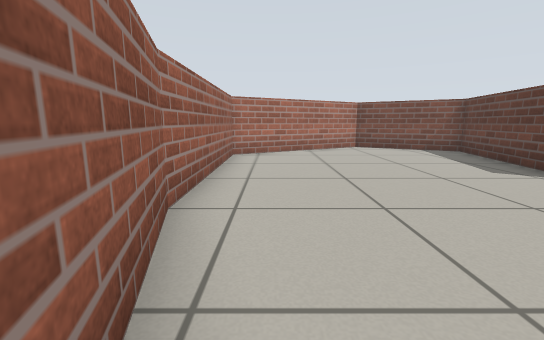
View 1 (above)

15 first-person views from a walk through a Gazebo world. The camera is 0.57 m above the floor, tilts 10° down and sees 90° across. The floor is counted in squares, 0.5 m on a side. Each view is taken from the middle of a square. On the plan, view 1 faces up. The plan holds only what a view shows up to about 12 squares ahead; the rest is blank.

View 2
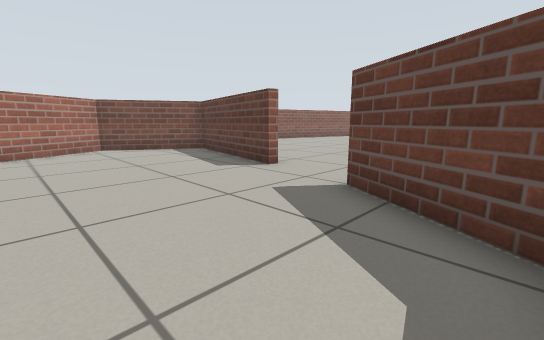

View 3
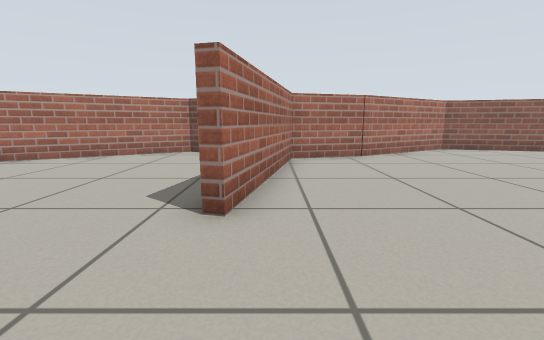

View 4
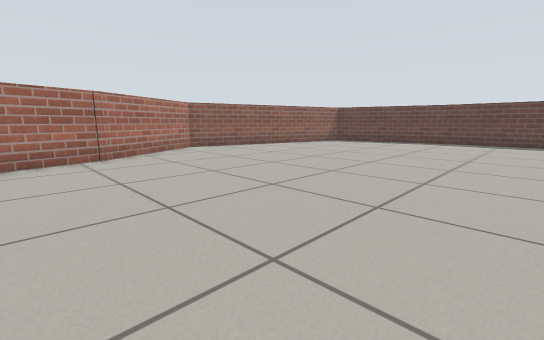

View 5
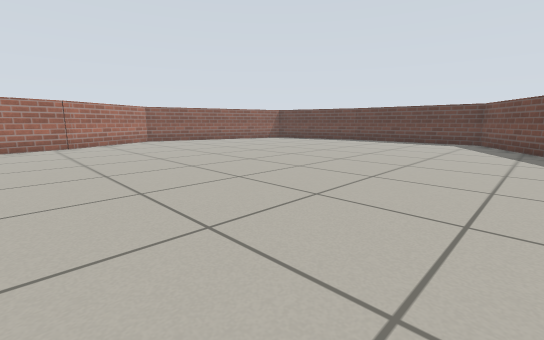

View 6
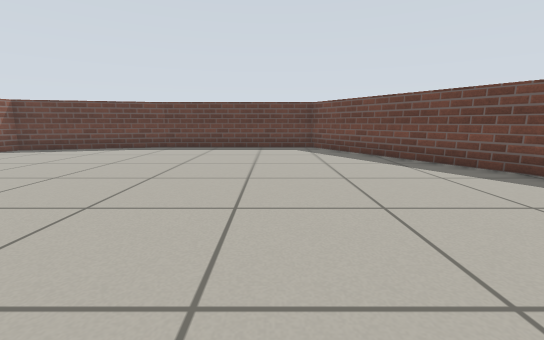

View 7
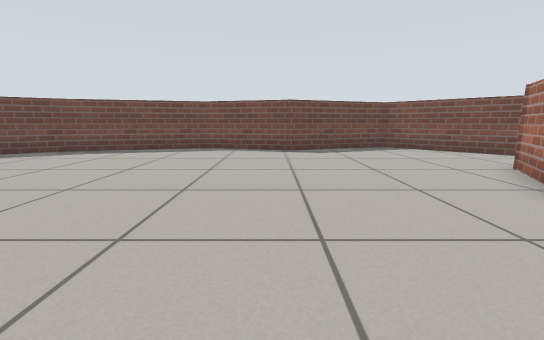

View 8
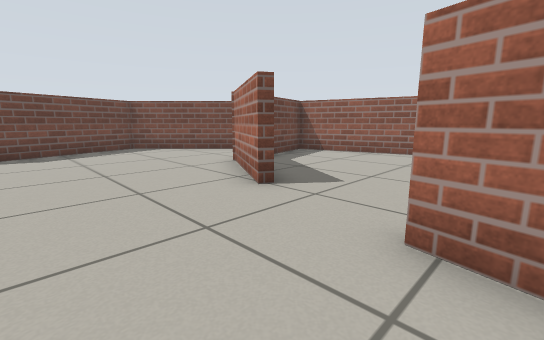

View 9
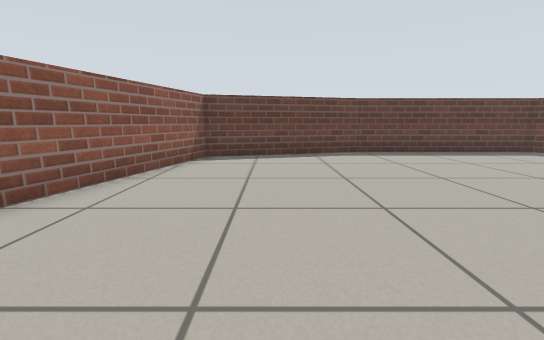

View 10
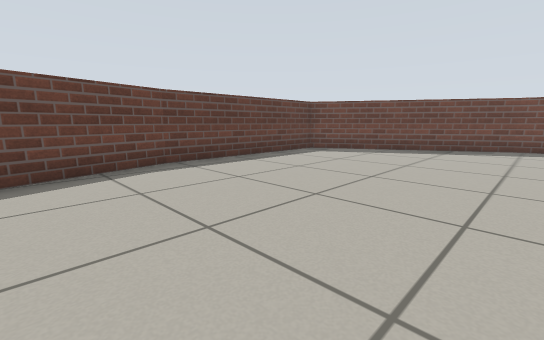

View 11
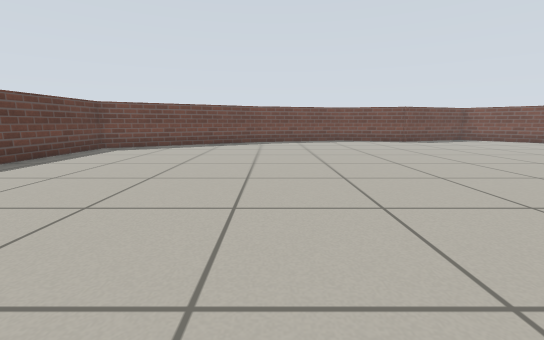

View 12
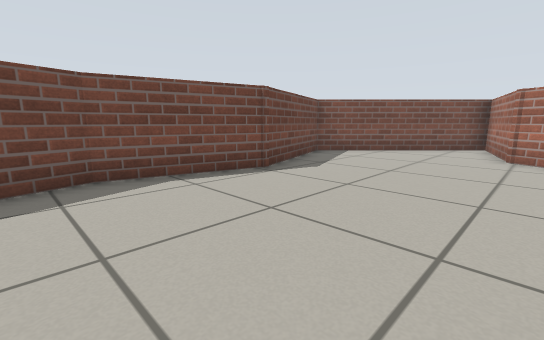

View 13
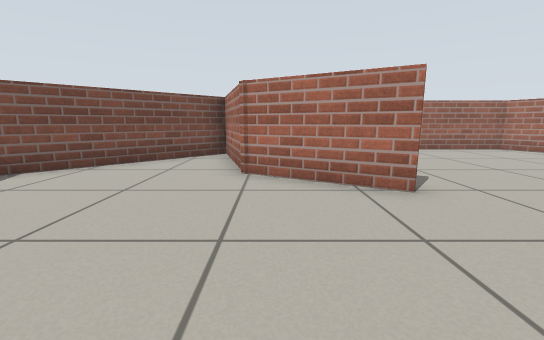

View 14
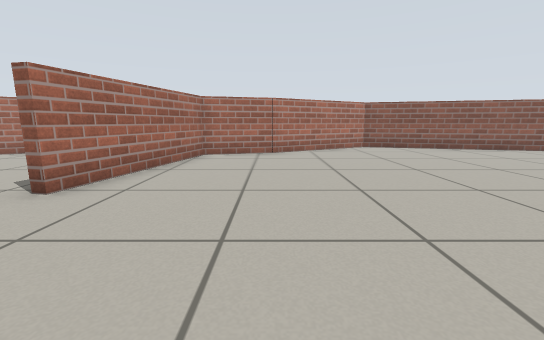

View 15
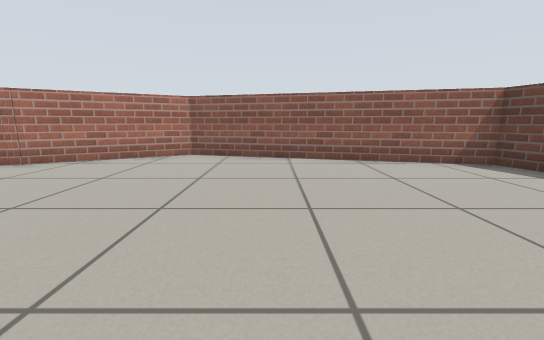

### Floor plan
Points are (right, up) in squares from view 1. A wall is a line through its corners. A room is listed if a view was taken in it or the views show most of it. See-through windows are left out.
Room 1 (views 1, 2, 3, 4, 5, 6, 7, 8, 9, 10, 11, 12, 13, 14, 15)
walls: (6.1, 5.2) (7.3, 10.6) (3.9, 12.6) (-1.4, 9.5) (-1.4, 3.4); (5.7, 2.4) (4, -0.6) (0.1, -1.7) (4.9, -6.5) (9.2, -5) (12.8, -5.9) (17.9, -4.6); (10.4, 11.3) (7.5, 10.5); (7.6, 10.5) (6.4, 5.1); (3.9, -0.2) (5.5, 2.5); (17.8, -4.6) (24.4, -0.8) (24.4, 5.9); (24.4, 5.7) (22.9, 11.2) (14.2, 13.5) (10, 11.1); (-1.4, 3.5) (-0.1, -1.4) (2.1, -0.8)

Where each view was taken, in squares from view 1:
view 1: 0 up, 0 right, facing up
view 2: 0 up, 1 right, facing up-right
view 3: 2 up, 7 right, facing up
view 4: 2 up, 8 right, facing up-right
view 5: 3 down, 8 right, facing up-right
view 6: 1 up, 12 right, facing right
view 7: 6 up, 10 right, facing down
view 8: 6 up, 9 right, facing down-left
view 9: 9 up, 14 right, facing right
view 10: 9 up, 17 right, facing down-right
view 11: 11 up, 17 right, facing down
view 12: 0 up, 14 right, facing down-left
view 13: 0 up, 10 right, facing left
view 14: 1 up, 10 right, facing up
view 15: 4 up, 17 right, facing up
